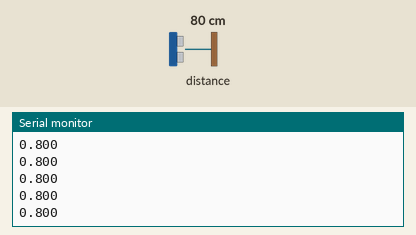
A sketch run on a simulated ESP32. On the bench: the last lines printed to the serial monitor. Inputs (shaded band) come from the test bench; at power-on: distance to the obstacle 80 cm.

Above: at 1.3 s.
1.4 s: distance to the obstacle set to 2 cm
At 1.75 s:
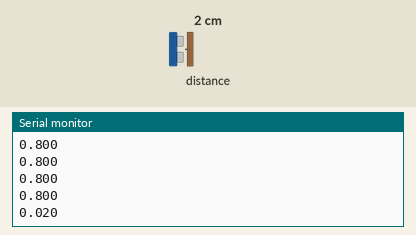
2.9 s: distance to the obstacle set to 4 cm
At 3.16 s:
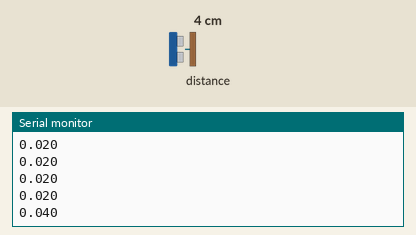
Timing chart, 0 to 5.9 s (numbered marks = the images above; inputs shaded):
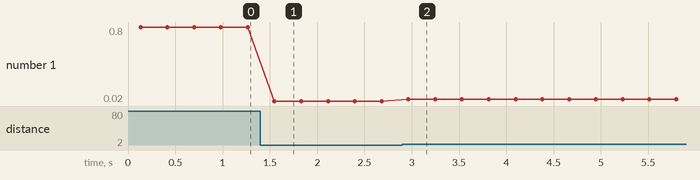

Measured:
- after the input at 1.4 s, the serial monitor: prints a new line after 0.15 s (image 1)
- after the input at 2.9 s, the serial monitor: prints a new line after 0.06 s (image 2)
- plotted number 1: 0.8 → 0.02 after the input at 1.4 s, 0.02 → 0.04 after the input at 2.9 s

The sketch:

Laser_ToF_sensor_VL53L0X.ino
```cpp
#include "Adafruit_VL53L0X.h"  // Library 'Adafruit_VL53L0X' V1.2.4 by Adafruit

const float OUT_OF_RANGE_DISTANCE = 5.0;  // 5m indicates an out-of-range measurement.

Adafruit_VL53L0X sensor = Adafruit_VL53L0X();


void setup() {
  Serial.begin(115200);

  delay(100);  // Give ToF sensor 100ms to start.
  sensor.begin();
}


void loop() {
  float distance = OUT_OF_RANGE_DISTANCE;

  VL53L0X_RangingMeasurementData_t data;
  sensor.rangingTest(&data, false);
  if (data.RangeStatus != 4) {
    distance = data.RangeMilliMeter / 1000.0;
  }

  Serial.printf("%5.3f\n", distance);

  delay(250);
}
```
